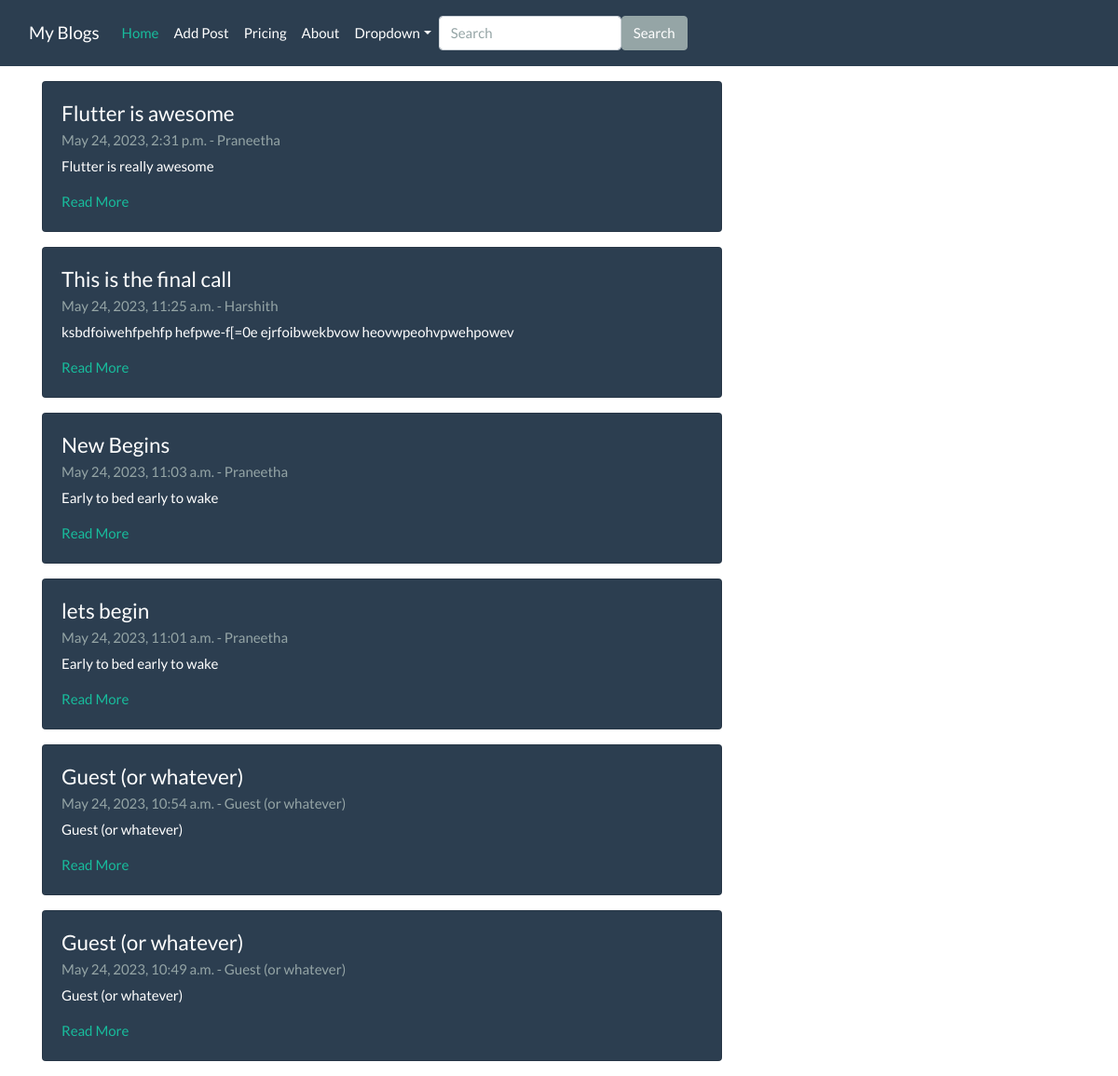
The page / on the database its author committed.
### blogapp/models.py (models this page shows, shortened)
class Post(models.Model):
    title = models.CharField(max_length=200)
    author = models.SlugField(max_length=200)
    content = models.TextField()
    created_on = models.DateTimeField(auto_now_add=True)
    class Meta:
        ordering = ['-created_on']

### blogapp/views.py (the view)
# urls.py: path('',views.Home,name="home"),
def Home(request):
    posts = Post.objects.all().order_by('-created_on')[::]
    context={
        'post_list':posts
    }
    return render(request,"home.html",context)

### blogapp/templates/home.html (shortened to what this page needs)
{% extends "index.html" %}
{% block content %}
<div class="container">
    <div class="row">
        <div class="col-md-8 mt-3 left">
          {% for post in post_list %}
          <div class="card text-white bg-primary mb-3">
            <div class="card-body">
              <h4 class="card-title">{{ post.title }}</h4>
              <h6 class="card-subtitle mb-2 text-muted">{{post.created_on}} - {{post.author}}</h6>
              <p class="card-text">{{post.content}}</p>
              <a href="{% url 'viewpost' post.id %}" class="card-link">Read More</a>
            </div>
          </div>
          {% endfor %}
    </div>
</div>
</div>
{% endblock content %}

### blogapp/templates/index.html (shortened to what this page needs)
<!DOCTYPE html>
<html lang="en">
<head>
    <link rel="stylesheet" href="https://stackpath.bootstrapcdn.com/bootswatch/4.5.2/flatly/bootstrap.min.css">
</head>
<body>
    <nav class="navbar navbar-expand-lg navbar-dark bg-primary">
        <div class="container-fluid">
          <a class="navbar-brand" href="#">My Blogs</a>
          <div class="collapse navbar-collapse" id="navbarColor01">
            <ul class="navbar-nav me-auto">
              <li class="nav-item">
                <a class="nav-link active" href="#">Home
                </a>
              </li>
              <li class="nav-item">
                <a class="nav-link" href="{% url 'addpost' %}">Add Post</a>
              </li>
              <li class="nav-item">
                <a class="nav-link" href="#">Pricing</a>
              </li>
              <li class="nav-item">
                <a class="nav-link" href="#">About</a>
              </li>
              <li class="nav-item dropdown">
                <a class="nav-link dropdown-toggle" data-bs-toggle="dropdown" href="#" role="button" aria-haspopup="true" aria-expanded="true">Dropdown</a>
              </li>
            </ul>
            <form class="d-flex">
              <input class="form-control me-sm-2" type="search" placeholder="Search">
              <button class="btn btn-secondary my-2 my-sm-0" type="submit">Search</button>
            </form>
          </div>
        </div>
      </nav>
      {% block content %}
      {% endblock content %}
</body>
</html>

### rows shown on the page
Post: title "Flutter is awesome", created_on "May 24, 2023, 2:31 p.m.", author "Praneetha", content "Flutter is really awesome"
Post: title "This is the final call", created_on "May 24, 2023, 11:25 a.m.", author "Harshith", content "ksbdfoiwehfpehfp hefpwe-f[=0e ejrfoibwekbvow heovwpeohvpwehpowev"
Post: title "New Begins", created_on "May 24, 2023, 11:03 a.m.", author "Praneetha", content "Early to bed early to wake"
Post: title "lets begin", created_on "May 24, 2023, 11:01 a.m.", author "Praneetha", content "Early to bed early to wake"
Post: title "Guest (or whatever)", created_on "May 24, 2023, 10:54 a.m.", author "Guest (or whatever)", content "Guest (or whatever)"
Post: title "Guest (or whatever)", created_on "May 24, 2023, 10:49 a.m.", author "Guest (or whatever)", content "Guest (or whatever)"
